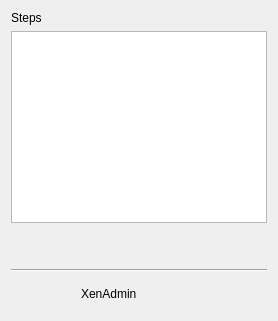
<?xml version="1.0" encoding="UTF-8"?>
<ui version="4.0">
 <class>WizardNavigationPane</class>
 <widget class="QWidget" name="WizardNavigationPane">
  <property name="sizePolicy">
   <sizepolicy hsizetype="Fixed" vsizetype="Expanding">
    <horstretch>0</horstretch>
    <verstretch>0</verstretch>
   </sizepolicy>
  </property>
  <layout class="QVBoxLayout" name="verticalLayout">
   <item>
    <widget class="QLabel" name="stepsLabel">
     <property name="text">
      <string>Steps</string>
     </property>
     <property name="alignment">
      <set>Qt::AlignLeft|Qt::AlignVCenter</set>
     </property>
    </widget>
   </item>
   <item>
    <widget class="QListWidget" name="stepsList">
     <property name="sizePolicy">
      <sizepolicy hsizetype="Expanding" vsizetype="Expanding">
       <horstretch>0</horstretch>
       <verstretch>1</verstretch>
      </sizepolicy>
     </property>
     <property name="alternatingRowColors">
      <bool>false</bool>
     </property>
     <property name="selectionMode">
      <enum>QAbstractItemView::SingleSelection</enum>
     </property>
     <property name="selectionBehavior">
      <enum>QAbstractItemView::SelectRows</enum>
     </property>
     <property name="spacing">
      <number>2</number>
     </property>
    </widget>
   </item>
   <item>
    <spacer name="verticalSpacer">
     <property name="orientation">
      <enum>Qt::Vertical</enum>
     </property>
     <property name="sizeType">
      <enum>QSizePolicy::Expanding</enum>
     </property>
     <property name="sizeHint" stdset="0">
      <size>
       <width>20</width>
       <height>40</height>
      </size>
     </property>
    </spacer>
   </item>
   <item>
    <widget class="Line" name="line">
     <property name="orientation">
      <enum>Qt::Horizontal</enum>
     </property>
    </widget>
   </item>
   <item>
    <layout class="QHBoxLayout" name="brandingLayout">
     <item>
      <widget class="QLabel" name="brandIcon">
       <property name="minimumSize">
        <size>
         <width>32</width>
         <height>32</height>
        </size>
       </property>
       <property name="maximumSize">
        <size>
         <width>64</width>
         <height>64</height>
        </size>
       </property>
       <property name="scaledContents">
        <bool>true</bool>
       </property>
      </widget>
     </item>
     <item>
      <widget class="QLabel" name="brandLabel">
       <property name="text">
        <string>XenAdmin</string>
       </property>
       <property name="alignment">
        <set>Qt::AlignLeft|Qt::AlignVCenter</set>
       </property>
      </widget>
     </item>
    </layout>
   </item>
  </layout>
 </widget>
 <resources/>
 <connections/>
</ui>
